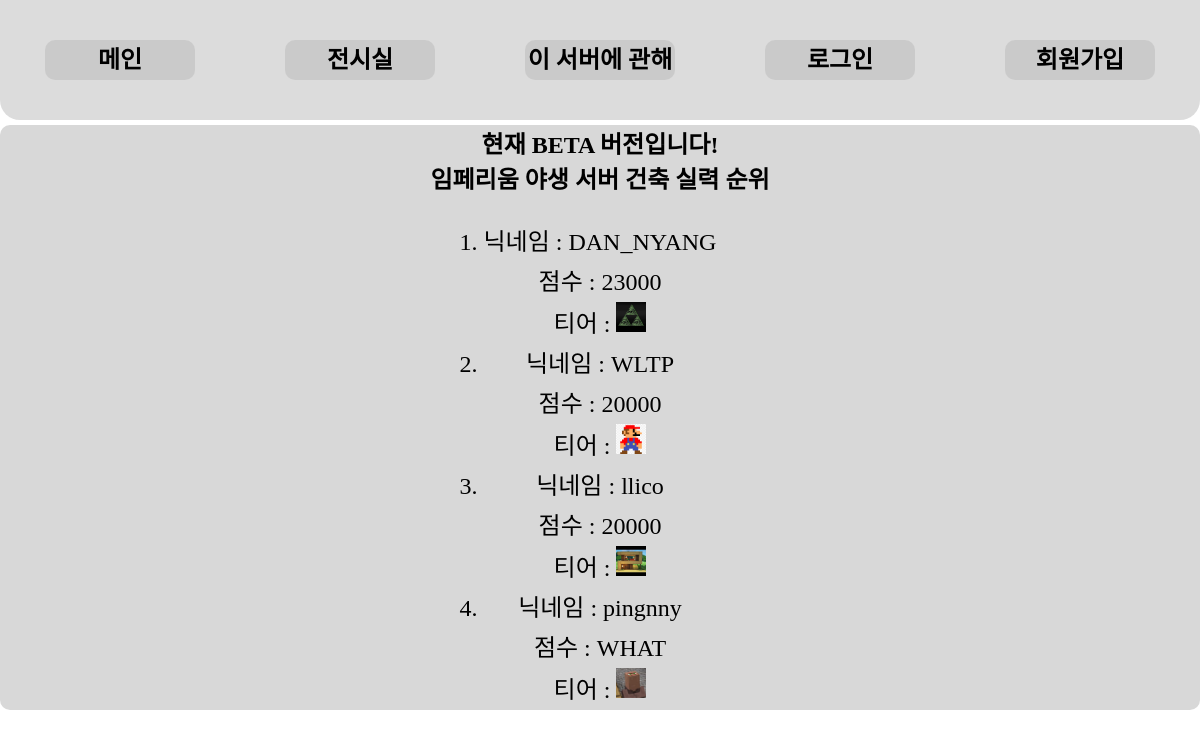
Page /build_ranking/ on the committed database.
### build_ranking/models.py (models this page shows, shortened)
class Player(models.Model):
    nickname = models.CharField(max_length=255)
    point = models.CharField(max_length=255)
    rank = models.IntegerField(default=0)
    tier = models.ImageField(blank=True, null=True)

### build_ranking/views.py (the view)
# urls.py: path('build_ranking/', build_ranking_main, name='build_ranking'),
def build_ranking_main(request):
    players = Player.objects.all().order_by("rank")
    content = {"players": players}
    return render(request, "build_ranking/index.html", content)

### templates/build_ranking/index.html
{% extends 'base.html' %}
{% block content %}
<div class="content2">
    <h1>현재 BETA 버전입니다!</h1>
    <h2>임페리움 야생 서버 건축 실력 순위</h2>
    <br>
    <ol>
        {% for player in players %}
        <li>
            <div>
                닉네임 : {{ player.nickname }}
            </div>
            <div>
                점수 : {{ player.point }}
            </div>
            <div>
                티어 : <img src = "{{ player.tier.url }}" style="height: 30px; width: 30px;">
            </div>
        </li>
        {% endfor %}
</div>
{% endblock %}

### static/main/index.css (style rules this page uses)
* { font-size: 24px; font-family: 'establishRetrosansOTF'; margin: 0; padding: 0; box-sizing: border-box; }
div { margin-bottom: 5px; }
img { width: 400px; height: 600px; object-fit: cover; }
.content2 { border-radius: 10px; display: flex; flex-direction: column; align-items: center; justify-content: center; background-color: rgb(216, 216, 216); text-align: center; }
li { min-width: 100px; flex: 1; }

### rows in the picture
Player: nickname "DAN_NYANG", point "23000", tier (picture)
Player: nickname "WLTP", point "20000", tier (picture)
Player: nickname "llico", point "20000", tier (placeholder picture)
Player: nickname "pingnny", point "WHAT", tier (picture)
